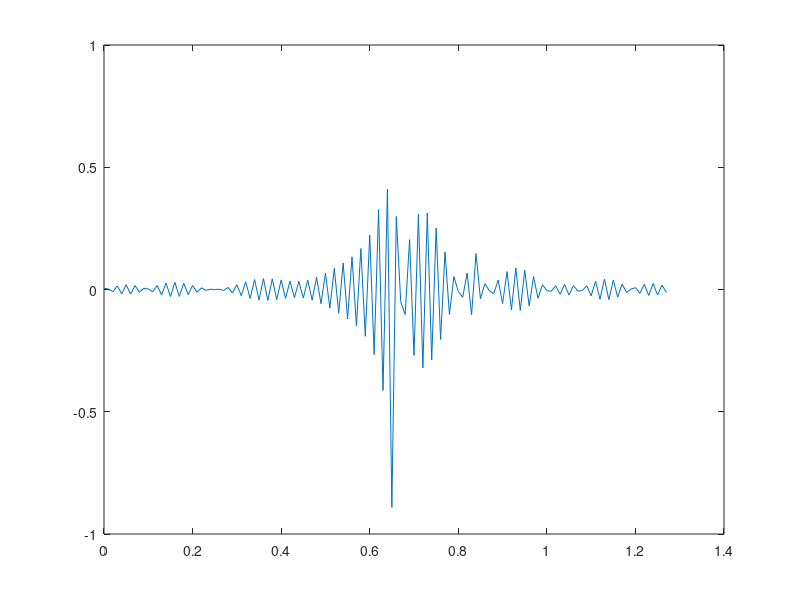

Here is the MATLAB script that generated this plot:
t = 0:0.01:1.27;
s1 = sin(2*pi*45*t);

s2 = s1 + 0.5*[zeros(1,20) s1(1:108)];

c = cceps(s2);
plot(t,c)

y = [4 1 5];                 % Non-minimum phase sequence
[xhat,yhat] = rceps(y);
xhat2= rceps(yhat); 
[xhat' xhat2']